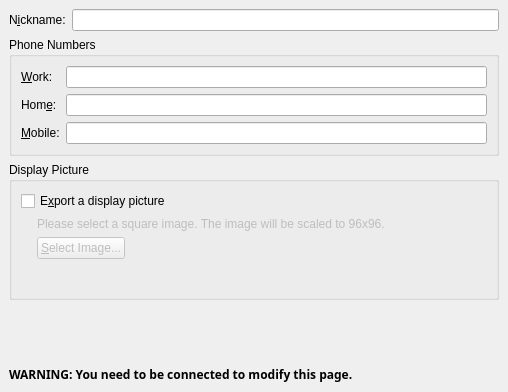
     <widget class="QWidget" name="tab_info" >
      <attribute name="title" >
       <string>U&amp;ser Info</string>
      </attribute>
      <layout class="QVBoxLayout" >
       <property name="margin" >
        <number>9</number>
       </property>
       <property name="spacing" >
        <number>6</number>
       </property>
       <item>
        <layout class="QHBoxLayout" >
         <property name="margin" >
          <number>0</number>
         </property>
         <property name="spacing" >
          <number>6</number>
         </property>
         <item>
          <widget class="QLabel" name="TextLabel2_2_2" >
           <property name="sizePolicy" >
            <sizepolicy>
             <hsizetype>4</hsizetype>
             <vsizetype>4</vsizetype>
             <horstretch>0</horstretch>
             <verstretch>0</verstretch>
            </sizepolicy>
           </property>
           <property name="whatsThis" >
            <string>The alias you would like to use on QQ.  You may change this at any time you wish.</string>
           </property>
           <property name="text" >
            <string>N&amp;ickname:</string>
           </property>
           <property name="buddy" >
            <cstring>m_displayName</cstring>
           </property>
          </widget>
         </item>
         <item>
          <widget class="QLineEdit" name="m_displayName" >
           <property name="whatsThis" >
            <string>The alias you would like to use on QQ.  You may change this at any time you wish.</string>
           </property>
           <property name="readOnly" >
            <bool>false</bool>
           </property>
          </widget>
         </item>
        </layout>
       </item>
       <item>
        <widget class="QGroupBox" name="m_phones" >
         <property name="title" >
          <string>Phone Numbers</string>
         </property>
         <layout class="QGridLayout" >
          <property name="margin" >
           <number>9</number>
          </property>
          <property name="spacing" >
           <number>6</number>
          </property>
          <item row="2" column="0" >
           <widget class="QLabel" name="TextLabel7" >
            <property name="text" >
             <string>&amp;Mobile:</string>
            </property>
            <property name="buddy" >
             <cstring>m_phm</cstring>
            </property>
           </widget>
          </item>
          <item row="1" column="0" >
           <widget class="QLabel" name="TextLabel5" >
            <property name="text" >
             <string>Hom&amp;e:</string>
            </property>
            <property name="buddy" >
             <cstring>m_phh</cstring>
            </property>
           </widget>
          </item>
          <item row="0" column="1" >
           <widget class="QLineEdit" name="m_phw" />
          </item>
          <item row="0" column="0" >
           <widget class="QLabel" name="TextLabel6" >
            <property name="text" >
             <string>&amp;Work:</string>
            </property>
            <property name="buddy" >
             <cstring>m_phw</cstring>
            </property>
           </widget>
          </item>
          <item row="1" column="1" >
           <widget class="QLineEdit" name="m_phh" />
          </item>
          <item row="2" column="1" >
           <widget class="QLineEdit" name="m_phm" />
          </item>
         </layout>
        </widget>
       </item>
       <item>
        <widget class="QGroupBox" name="groupBox_3" >
         <property name="title" >
          <string>Display Picture</string>
         </property>
         <layout class="QGridLayout" >
          <property name="margin" >
           <number>9</number>
          </property>
          <property name="spacing" >
           <number>6</number>
          </property>
          <item row="1" column="0" >
           <layout class="QGridLayout" >
            <property name="margin" >
             <number>0</number>
            </property>
            <property name="spacing" >
             <number>6</number>
            </property>
            <item rowspan="2" row="0" column="0" >
             <spacer>
              <property name="orientation" >
               <enum>Qt::Horizontal</enum>
              </property>
              <property name="sizeType" >
               <enum>QSizePolicy::Fixed</enum>
              </property>
              <property name="sizeHint" >
               <size>
                <width>16</width>
                <height>20</height>
               </size>
              </property>
             </spacer>
            </item>
            <item row="1" column="1" >
             <layout class="QHBoxLayout" >
              <property name="margin" >
               <number>0</number>
              </property>
              <property name="spacing" >
               <number>6</number>
              </property>
              <item>
               <widget class="QPushButton" name="m_selectImage" >
                <property name="enabled" >
                 <bool>false</bool>
                </property>
                <property name="text" >
                 <string>&amp;Select Image...</string>
                </property>
               </widget>
              </item>
              <item>
               <spacer>
                <property name="orientation" >
                 <enum>Qt::Horizontal</enum>
                </property>
                <property name="sizeType" >
                 <enum>QSizePolicy::Expanding</enum>
                </property>
                <property name="sizeHint" >
                 <size>
                  <width>61</width>
                  <height>21</height>
                 </size>
                </property>
               </spacer>
              </item>
             </layout>
            </item>
            <item row="0" column="1" >
             <widget class="QLabel" name="textLabel1_2" >
              <property name="enabled" >
               <bool>false</bool>
              </property>
              <property name="sizePolicy" >
               <sizepolicy>
                <hsizetype>5</hsizetype>
                <vsizetype>5</vsizetype>
                <horstretch>0</horstretch>
                <verstretch>0</verstretch>
               </sizepolicy>
              </property>
              <property name="text" >
               <string>Please select a square image. The image will be scaled to 96x96.</string>
              </property>
              <property name="alignment" >
               <set>Qt::AlignVCenter</set>
              </property>
             </widget>
            </item>
           </layout>
          </item>
          <item row="2" column="0" >
           <spacer>
            <property name="orientation" >
             <enum>Qt::Vertical</enum>
            </property>
            <property name="sizeType" >
             <enum>QSizePolicy::Minimum</enum>
            </property>
            <property name="sizeHint" >
             <size>
              <width>20</width>
              <height>1</height>
             </size>
            </property>
           </spacer>
          </item>
          <item row="0" column="0" >
           <widget class="QCheckBox" name="m_useDisplayPicture" >
            <property name="text" >
             <string>E&amp;xport a display picture</string>
            </property>
           </widget>
          </item>
          <item rowspan="3" row="0" column="1" >
           <layout class="QVBoxLayout" >
            <property name="margin" >
             <number>0</number>
            </property>
            <property name="spacing" >
             <number>0</number>
            </property>
            <item>
             <widget class="QLabel" name="m_displayPicture" >
              <property name="enabled" >
               <bool>false</bool>
              </property>
              <property name="sizePolicy" >
               <sizepolicy>
                <hsizetype>0</hsizetype>
                <vsizetype>0</vsizetype>
                <horstretch>0</horstretch>
                <verstretch>0</verstretch>
               </sizepolicy>
              </property>
              <property name="minimumSize" >
               <size>
                <width>96</width>
                <height>96</height>
               </size>
              </property>
              <property name="maximumSize" >
               <size>
                <width>96</width>
                <height>96</height>
               </size>
              </property>
              <property name="scaledContents" >
               <bool>true</bool>
              </property>
             </widget>
            </item>
            <item>
             <spacer>
              <property name="orientation" >
               <enum>Qt::Vertical</enum>
              </property>
              <property name="sizeType" >
               <enum>QSizePolicy::Minimum</enum>
              </property>
              <property name="sizeHint" >
               <size>
                <width>20</width>
                <height>1</height>
               </size>
              </property>
             </spacer>
            </item>
           </layout>
          </item>
         </layout>
        </widget>
       </item>
       <item>
        <spacer>
         <property name="orientation" >
          <enum>Qt::Vertical</enum>
         </property>
         <property name="sizeType" >
          <enum>QSizePolicy::Expanding</enum>
         </property>
         <property name="sizeHint" >
          <size>
           <width>20</width>
           <height>60</height>
          </size>
         </property>
        </spacer>
       </item>
       <item>
        <widget class="QLabel" name="m_warning_1" >
         <property name="font" >
          <font>
           <family>Sans Serif</family>
           <pointsize>9</pointsize>
           <weight>75</weight>
           <italic>false</italic>
           <bold>true</bold>
           <underline>false</underline>
           <strikeout>false</strikeout>
          </font>
         </property>
         <property name="text" >
          <string>WARNING: You need to be connected to modify this page.</string>
         </property>
         <property name="alignment" >
          <set>Qt::AlignVCenter</set>
         </property>
        </widget>
       </item>
      </layout>
     </widget>
